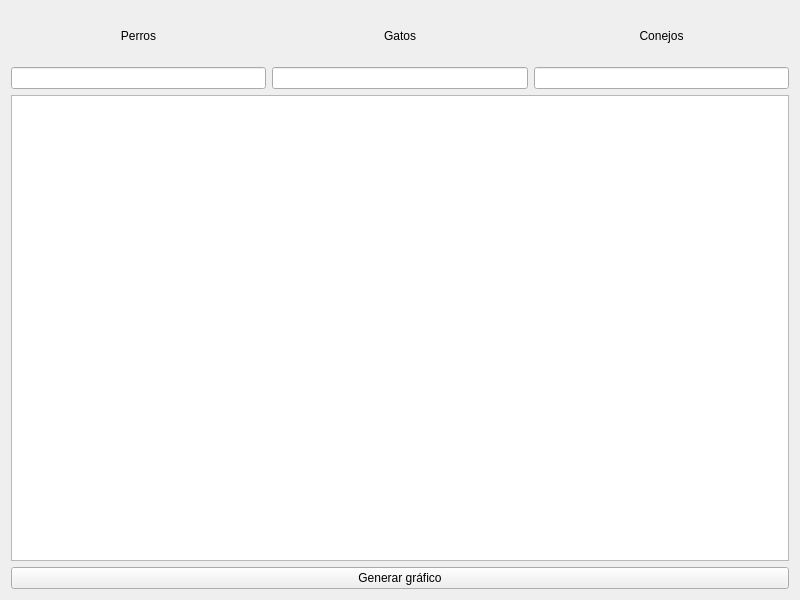
<?xml version="1.0" encoding="UTF-8"?>
<ui version="4.0">
 <class>Widget</class>
 <widget class="QWidget" name="Widget">
  <property name="geometry">
   <rect>
    <x>0</x>
    <y>0</y>
    <width>800</width>
    <height>600</height>
   </rect>
  </property>
  <property name="windowTitle">
   <string>Widget</string>
  </property>
  <layout class="QVBoxLayout" name="verticalLayout" stretch="1,6,0">
   <item>
    <layout class="QHBoxLayout" name="horizontalLayout_2">
     <item>
      <layout class="QVBoxLayout" name="verticalLayout_4">
       <item>
        <widget class="QLabel" name="label">
         <property name="text">
          <string>Perros</string>
         </property>
         <property name="alignment">
          <set>Qt::AlignCenter</set>
         </property>
        </widget>
       </item>
       <item>
        <widget class="QLineEdit" name="perros"/>
       </item>
      </layout>
     </item>
     <item>
      <layout class="QVBoxLayout" name="verticalLayout_3">
       <item>
        <widget class="QLabel" name="label_2">
         <property name="text">
          <string>Gatos</string>
         </property>
         <property name="alignment">
          <set>Qt::AlignCenter</set>
         </property>
        </widget>
       </item>
       <item>
        <widget class="QLineEdit" name="gatos"/>
       </item>
      </layout>
     </item>
     <item>
      <layout class="QVBoxLayout" name="verticalLayout_2" stretch="0,0">
       <item>
        <widget class="QLabel" name="label_3">
         <property name="text">
          <string>Conejos</string>
         </property>
         <property name="alignment">
          <set>Qt::AlignCenter</set>
         </property>
        </widget>
       </item>
       <item>
        <widget class="QLineEdit" name="conejos"/>
       </item>
      </layout>
     </item>
    </layout>
   </item>
   <item>
    <widget class="QChartView" name="graphicsView"/>
   </item>
   <item>
    <widget class="QPushButton" name="pushButton">
     <property name="text">
      <string>Generar gráfico</string>
     </property>
    </widget>
   </item>
  </layout>
 </widget>
 <customwidgets>
  <customwidget>
   <class>QChartView</class>
   <extends>QGraphicsView</extends>
   <header>QtCharts</header>
  </customwidget>
 </customwidgets>
 <resources/>
 <connections/>
</ui>
